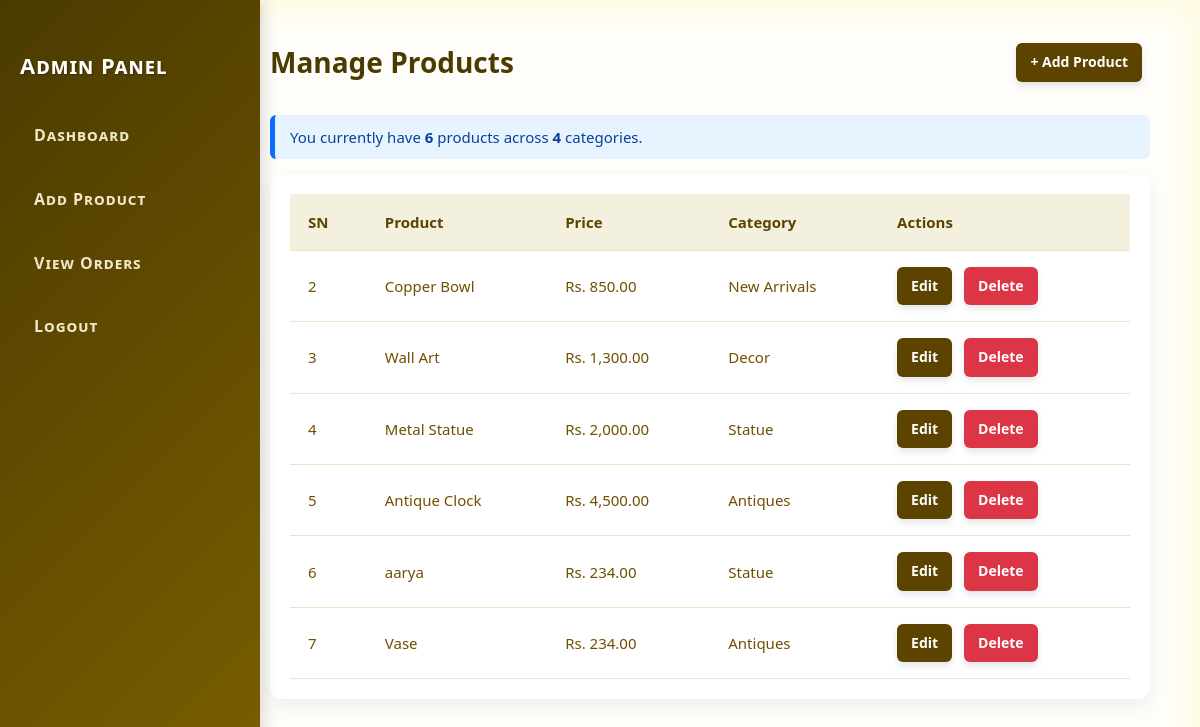
The app's page /manage_products.php (signed in), older data.
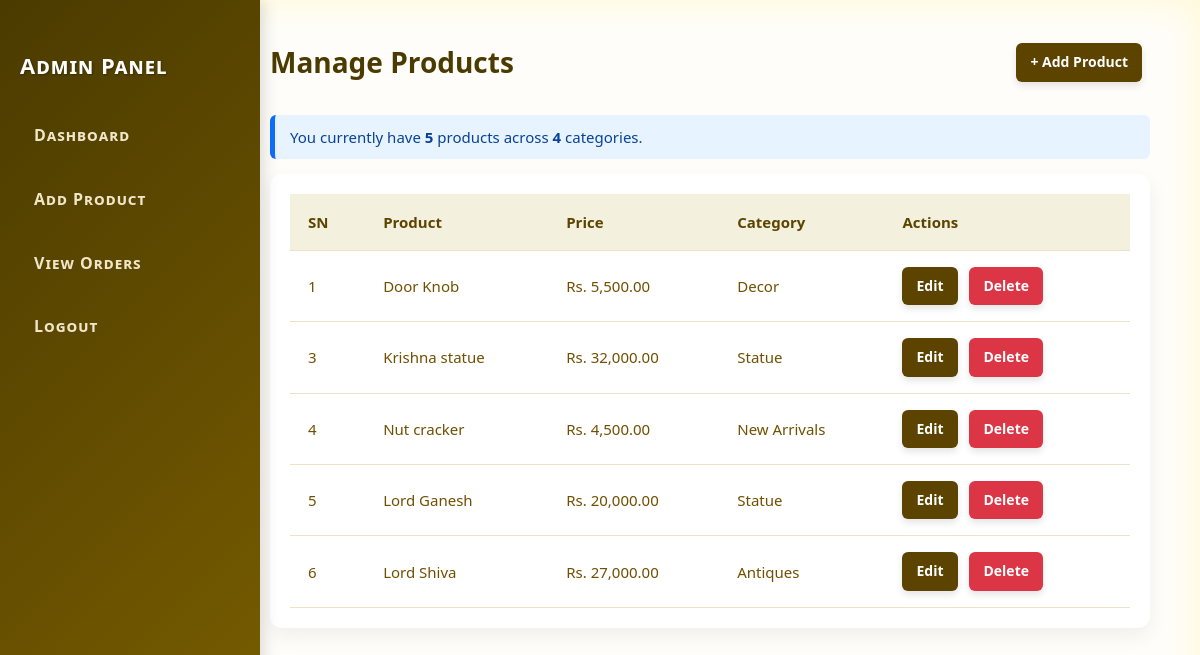
The same page, newer data.
### tables this page shows
CREATE TABLE `products` (
  `id` int(11) NOT NULL,
  `name` varchar(100) NOT NULL,
  `description` text DEFAULT NULL,
  `price` decimal(10,2) NOT NULL,
  `image` varchar(255) DEFAULT NULL,
  `category_id` int(11) DEFAULT NULL
);

CREATE TABLE `categories` (
  `id` int(11) NOT NULL,
  `name` varchar(50) NOT NULL
);

### manage_products.php (the view, shortened to what this page needs)
<?php
include 'db.php';
$product_count = $conn->query("SELECT COUNT(*) as total FROM products")->fetch_assoc()['total'];
$category_count = $conn->query("SELECT COUNT(*) as total FROM categories")->fetch_assoc()['total'];
?>
<!DOCTYPE html>
<html lang="en">
<head>
  <link rel="stylesheet" href="admin.css">
</head>
<body>
  <div class="admin-container">
    <div class="admin-content">
      <?php include 'header.php'; ?>
      <div class="page-header">
        <h1>Manage Products</h1>
        <a href="add_product.php" class="button add-btn">+ Add Product</a>
      </div>
      <p class="info-message">
        You currently have <strong><?= $product_count ?></strong> products across
        <strong><?= $category_count ?></strong> categories.
      </p>
      <div class="table-wrapper">
        <table class="product-table">
          <thead>
            <tr>
              <th>SN</th>
              <th>Product</th>
              <th>Price</th>
              <th>Category</th>
              <th class="action-header">Actions</th>
            </tr>
          </thead>
          <tbody>
            <?php
            $sql = "SELECT products.*, categories.name AS category
                    FROM products
                    LEFT JOIN categories ON products.category_id = categories.id";
            $result = $conn->query($sql);
            if ($result && $result->num_rows > 0):
              while ($row = $result->fetch_assoc()):
            ?>
            <tr>
              <td><?= $row['id'] ?></td>
              <td><?= htmlspecialchars($row['name']) ?></td>
              <td>Rs. <?= number_format($row['price'], 2) ?></td>
              <td><?= htmlspecialchars($row['category']) ?></td>
              <td class="action-buttons">
                <a href="edit_product.php?id=<?= $row['id'] ?>" class="button edit-btn">Edit</a>
                <a href="delete_product.php?id=<?= $row['id'] ?>" class="button danger-btn" onclick="return confirm('Delete this product?')">Delete</a>
              </td>
            </tr>
            <?php
              endwhile;
            else:
              echo '<tr><td colspan="5" class="no-data">No products available.</td></tr>';
            endif;
            ?>
          </tbody>
        </table>
      </div>
    </div>
  </div>
</body>
</html>

Row changes from the older to the newer data that the page shows:
removed products: id "2", name "Copper Bowl", price "850.00", category.name "New Arrivals"
removed products: id "7", name "Vase", price "234.00", category.name "Antiques"
added products: id "1", name "Door Knob", price "5,500.00", category.name "Decor"
changed products id 3: name "Wall Art" → "Krishna statue"; price "1,300.00" → "32,000.00"; category.name "Decor" → "Statue"
changed products id 4: name "Metal Statue" → "Nut cracker"; price "2,000.00" → "4,500.00"; category.name "Statue" → "New Arrivals"
changed products id 5: name "Antique Clock" → "Lord Ganesh"; price "4,500.00" → "20,000.00"; category.name "Antiques" → "Statue"
changed products id 6: name "aarya" → "Lord Shiva"; price "234.00" → "27,000.00"; category.name "Statue" → "Antiques"
Text that changed along with them:
$product_count: "6" → "5"
